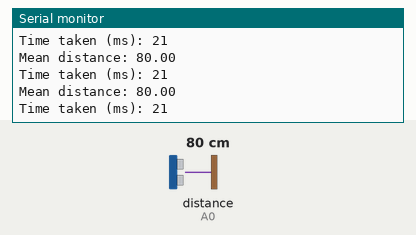
Simulated run of this sketch. Board: Arduino Uno, built with avr-gcc and run on an emulated ATmega328P. Shown: the last lines printed to the serial monitor. The inputs (shaded band) are chosen by the test bench; at power-on: distance to the obstacle (sensor on A0) 80 cm.

Above: at 1.8 s.
1.9 s: distance to the obstacle (sensor on A0) set to 2 cm
At 2.5 s:
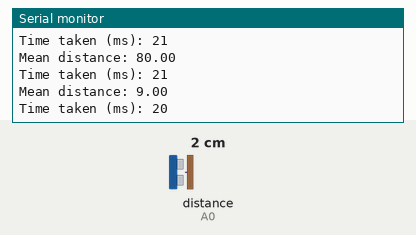
3.4 s: distance to the obstacle (sensor on A0) set to 18 cm
At 4.1 s:
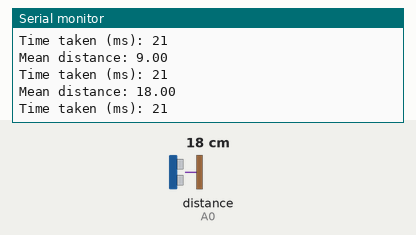
Timing chart, 0 to 6.4 s (numbered marks = the images above; inputs shaded):
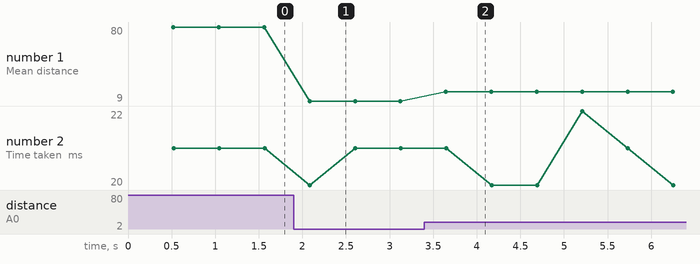

Measured:
- after the input at 1.9 s, the serial monitor: prints a new line after 0.18 s (image 1)
- after the input at 3.4 s, the serial monitor: prints a new line after 0.25 s (image 2)
- plotted number 1: 80 → 9 after the input at 1.9 s, 9 → 18 after the input at 3.4 s

The sketch:

sharp_lidar.ino
```cpp
// (licence header left out)
  // Sharp IR code for Robojax.com
#include <SharpIR.h>

#define IR A0 // define signal pin
#define model 215 // used 1080 because model GP2Y0A21YK0F is used
// Sharp IR code for Robojax.com
// ir: the pin where your sensor is attached
/*
model: an int that determines your sensor:
GP2Y0A02YK0F --> "20150"
/GP2Y0A21YK --> "1080"
GP2Y0A710K0F --> "100500"
GP2YA41SK0F --> "430"
GP2Y0A51SK0F --> "215"
*/

SharpIR SharpIR(IR, model);
void setup() {
    // Sharp IR code for Robojax.com
 Serial.begin(57600);
 Serial.println("Robojax Sharp IR  ");
}

void loop() {
    // Sharp IR code for Robojax.com
    delay(500);

  unsigned long startTime=millis();  // takes the time before the loop on the library begins

  double dis=SharpIR.distance();  // this returns the distance to the object you're measuring

  // Sharp IR code for Robojax.com

  Serial.print("Mean distance: ");  // returns it to the serial monitor
  Serial.println(dis);
  unsigned long endTime=millis()-startTime;  // the following gives you the time taken to get the measurement
  Serial.print("Time taken (ms): ");
  Serial.println(endTime);
  // Sharp IR code for Robojax.com

}
```
